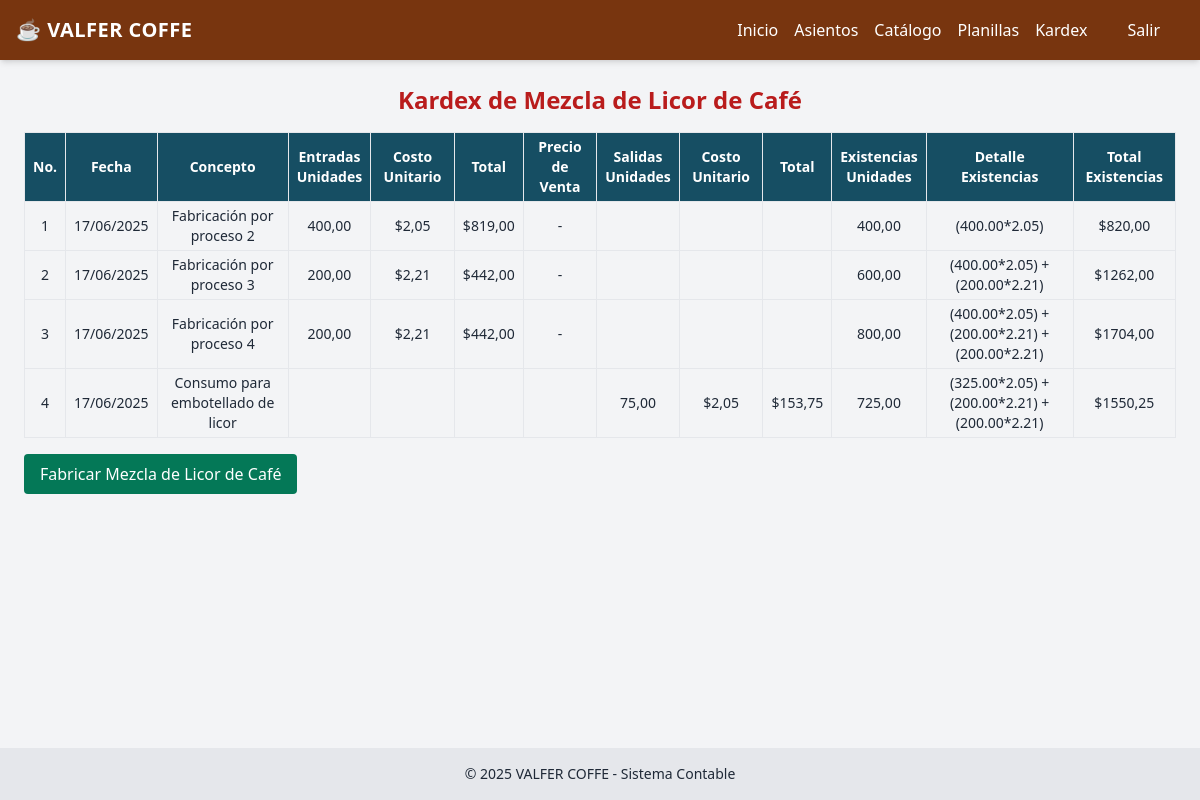
The app's page /kardex/producto/2/, older data.
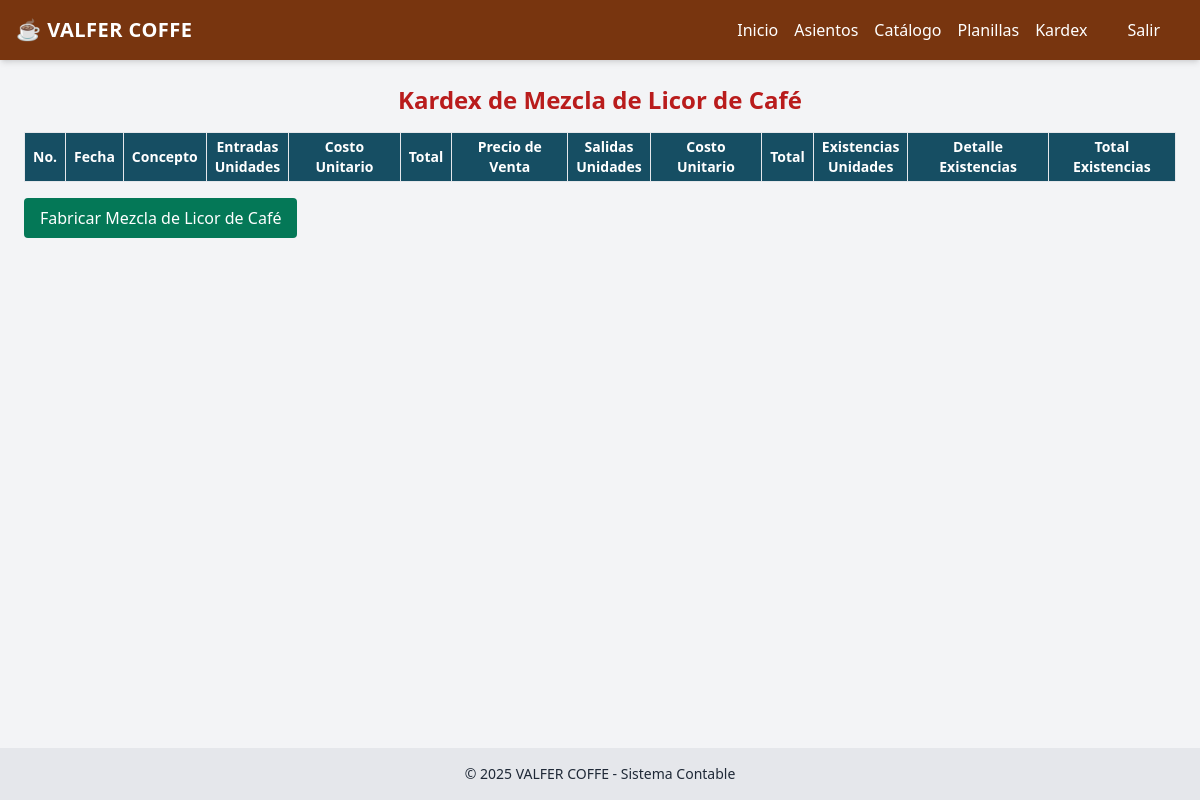
The same page, newer data.
### contabilidad/models.py (models this page shows, shortened)
class KardexProductoTerminado(models.Model):
    producto = models.ForeignKey(ProductoTerminado, on_delete=models.CASCADE)
    fecha = models.DateField()
    tipo_movimiento = models.CharField(max_length=20, choices=[('ingreso','Ingreso Proceso'),('salida','Venta')])
    concepto = models.CharField(max_length=255, blank=True, null=True)
    cantidad = models.DecimalField(max_digits=12, decimal_places=2)
    costo_unitario = models.DecimalField(max_digits=12, decimal_places=2)
    precio_venta_unitario = models.DecimalField(max_digits=10, decimal_places=2, null=True, blank=True)
    total = models.DecimalField(max_digits=12, decimal_places=2)
    saldo_cantidad = models.DecimalField(max_digits=12, decimal_places=2)
    saldo_total = models.DecimalField(max_digits=12, decimal_places=2)

### contabilidad/views.py (the view)
# urls.py: path('kardex/producto/<int:producto_id>/', views.kardex_producto_terminado, name='kardex_producto_terminado'),
def kardex_producto_terminado(request, producto_id):
    producto = get_object_or_404(ProductoTerminado, id=producto_id)
    movimientos = KardexProductoTerminado.objects.filter(
        producto=producto
    ).order_by('fecha', 'id')
    movimientos_y_lotes = []
    lotes_actuales = []
    total_existencias = Decimal('0')
    total_valor = Decimal('0')
    for mov in movimientos:
        if mov.tipo_movimiento == 'ingreso':
            lotes_actuales.append({'cantidad': mov.cantidad, 'costo_unitario': mov.costo_unitario})
            total_existencias += mov.cantidad
            total_valor += mov.cantidad * mov.costo_unitario
        elif mov.tipo_movimiento == 'salida':
            cantidad_a_sacar = mov.cantidad
            valor_salida = Decimal('0')
            detalle_lotes = []
            i = 0
            while cantidad_a_sacar > 0 and i < len(lotes_actuales):
                lote = lotes_actuales[i]
                consumir = min(lote['cantidad'], cantidad_a_sacar)
                valor_salida += consumir * lote['costo_unitario']
                detalle_lotes.append(f"{consumir}x{lote['costo_unitario']}")
                lote['cantidad'] -= consumir
                cantidad_a_sacar -= consumir
                if lote['cantidad'] == 0:
                    i += 1
            lotes_actuales = [l for l in lotes_actuales if l['cantidad'] > 0]
            total_existencias -= mov.cantidad
            total_valor -= valor_salida
        detalle_existencias = " + ".join(
            [f"({l['cantidad']}*{l['costo_unitario']})" for l in lotes_actuales]
        ) if lotes_actuales else ""
        movimientos_y_lotes.append((
            mov,
            {
                'unidades_totales': total_existencias,
                'detalle': detalle_existencias,
                'valor_total': total_valor,
            }
        ))
    nombre = producto.nombre.lower()
    if "bolsa" in nombre:
        fabricar_url = 'fabricar_embolsar_cafe'
        texto_boton = 'Fabricar Bolsas de Café'
    elif "mezcla" in nombre:
        fabricar_url = 'fabricar_mezcla_licor'
        texto_boton = 'Fabricar Mezcla de Licor de Café'
    elif "licor" in nombre or "750ml" in nombre:
        fabricar_url = 'fabricar_embotellar_licor'
        texto_boton = 'Fabricar Licor de Café 750ml'
    else:
        fabricar_url = None
        texto_boton = None
    return render(request, 'fabricacion/kardex_producto_terminado.html', {
        'producto': producto,
        'movimientos_y_lotes': movimientos_y_lotes,
        'fabricar_url': fabricar_url,
        'texto_boton': texto_boton,
    })

### contabilidad/templates/fabricacion/kardex_producto_terminado.html (shortened to what this page needs)
{% extends 'contabilidad/base.html' %}
{% block content %}
<h2 class="text-2xl font-bold mb-4 text-center text-red-700">Kardex de {{ producto.nombre }}</h2>
<div class="overflow-x-auto">
  <table class="w-full text-sm border text-center">
    <thead class="bg-cyan-900 text-white">
      <tr>
        <th class="border px-2 py-1">No.</th>
        <th class="border px-2 py-1">Fecha</th>
        <th class="border px-2 py-1">Concepto</th>
        <th class="border px-2 py-1">Entradas<br>Unidades</th>
        <th class="border px-2 py-1">Costo Unitario</th>
        <th class="border px-2 py-1">Total</th>
        <th class="border px-2 py-1">Precio de Venta</th>
        <th class="border px-2 py-1">Salidas<br>Unidades</th>
        <th class="border px-2 py-1">Costo Unitario</th>
        <th class="border px-2 py-1">Total</th>
        <th class="border px-2 py-1">Existencias<br>Unidades</th>
        <th class="border px-2 py-1">Detalle Existencias</th>
        <th class="border px-2 py-1">Total Existencias</th>
      </tr>
    </thead>
    <tbody>
      {% for mov, exist in movimientos_y_lotes %}
        <tr>
          <td class="border px-2 py-1">{{ forloop.counter }}</td>
          <td class="border px-2 py-1">{{ mov.fecha|date:"d/m/Y" }}</td>
          <td class="border px-2 py-1">{{ mov.concepto }}</td>
          {% if mov.tipo_movimiento == 'ingreso' %}
            <td class="border px-2 py-1">{{ mov.cantidad|floatformat:2 }}</td>
            <td class="border px-2 py-1">${{ mov.costo_unitario|floatformat:2 }}</td>
            <td class="border px-2 py-1">${{ mov.total|floatformat:2 }}</td>
            <td class="border px-2 py-1">
              {% if mov.precio_venta_unitario %}
                <span class="font-bold text-blue-700">${{ mov.precio_venta_unitario|floatformat:2 }}</span>
              {% else %}
                -
              {% endif %}
            </td>
            <td class="border px-2 py-1"></td>
            <td class="border px-2 py-1"></td>
            <td class="border px-2 py-1"></td>
          {% elif mov.tipo_movimiento == 'salida' %}
            <td class="border px-2 py-1"></td>
            <td class="border px-2 py-1"></td>
            <td class="border px-2 py-1"></td>
            <td class="border px-2 py-1"></td>
            <td class="border px-2 py-1">{{ mov.cantidad|floatformat:2 }}</td>
            <td class="border px-2 py-1">${{ mov.costo_unitario|floatformat:2 }}</td>
            <td class="border px-2 py-1">${{ mov.total|floatformat:2 }}</td>
          {% endif %}
          <td class="border px-2 py-1">{{ exist.unidades_totales|floatformat:2 }}</td>
          <td class="border px-2 py-1">{{ exist.detalle }}</td>
          <td class="border px-2 py-1">${{ exist.valor_total|floatformat:2 }}</td>
        </tr>
      {% endfor %}
    </tbody>
  </table>
</div>
{% if fabricar_url and texto_boton %}
  <a href="{% url fabricar_url %}" class="inline-block bg-emerald-700 text-white px-4 py-2 rounded hover:bg-emerald-800 transition mt-4">
    {{ texto_boton }}
  </a>
{% endif %}
{% endblock %}

Row changes from the older to the newer data that the page shows:
removed KardexProductoTerminado: fecha "17/06/2025", concepto "Fabricación por proceso 2", cantidad "400,00", costo_unitario "2,05", total "819,00", unidades_totales "400,00", detalle "(400.00*2.05)", valor_total "820,00"
removed KardexProductoTerminado: fecha "17/06/2025", concepto "Fabricación por proceso 3", cantidad "200,00", costo_unitario "2,21", total "442,00", unidades_totales "600,00", detalle "(400.00*2.05) + (200.00*2.21)", valor_total "1262,00"
removed KardexProductoTerminado: fecha "17/06/2025", concepto "Fabricación por proceso 4", cantidad "200,00", costo_unitario "2,21", total "442,00", unidades_totales "800,00", detalle "(400.00*2.05) + (200.00*2.21) + (200.00*2.21)", valor_total "1704,00"
removed KardexProductoTerminado: fecha "17/06/2025", concepto "Consumo para embotellado de licor", cantidad "75,00", costo_unitario "2,05", total "153,75", unidades_totales "725,00", detalle "(325.00*2.05) + (200.00*2.21) + (200.00*2.21)", valor_total "1550,25"
